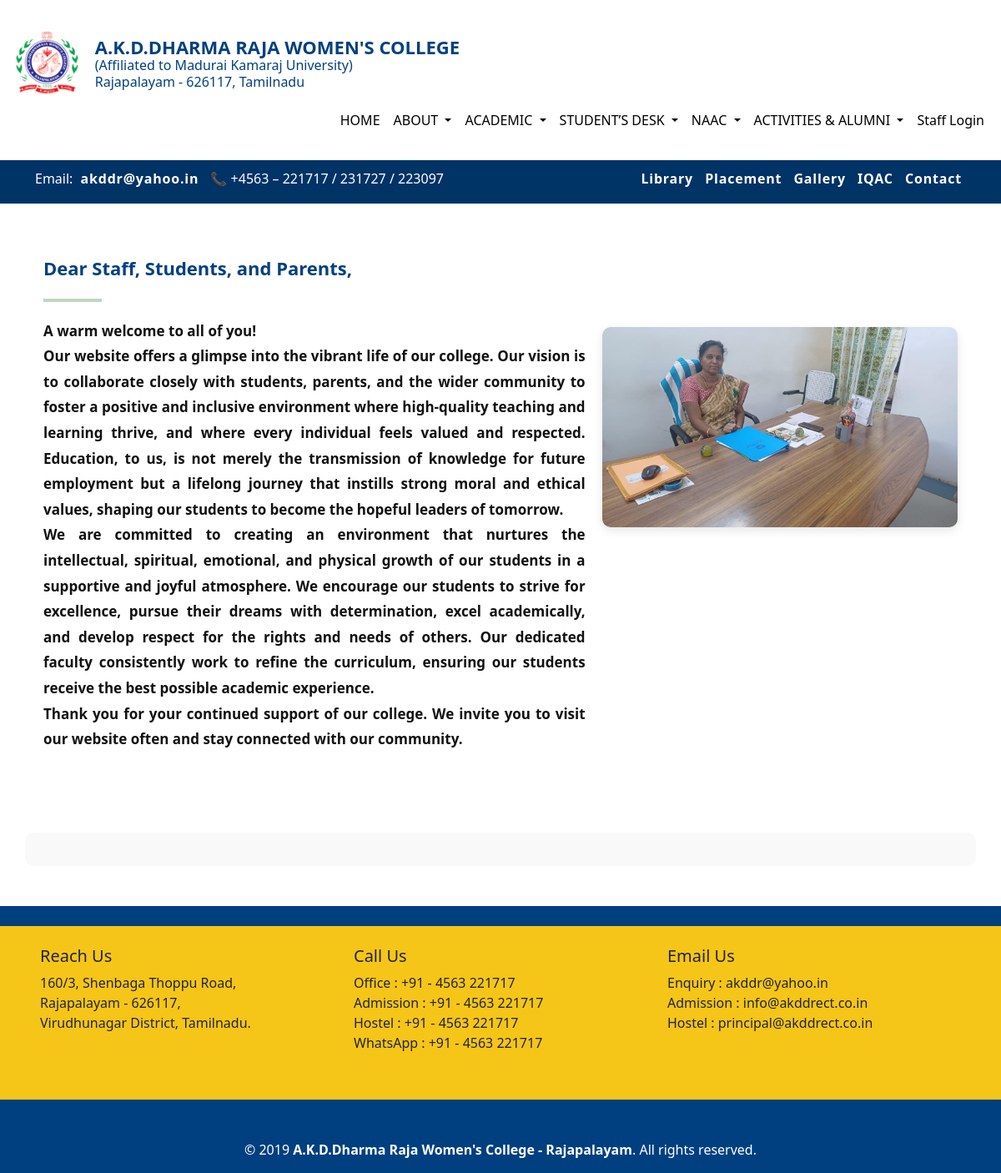
Page /about/4/ on the earlier database version.
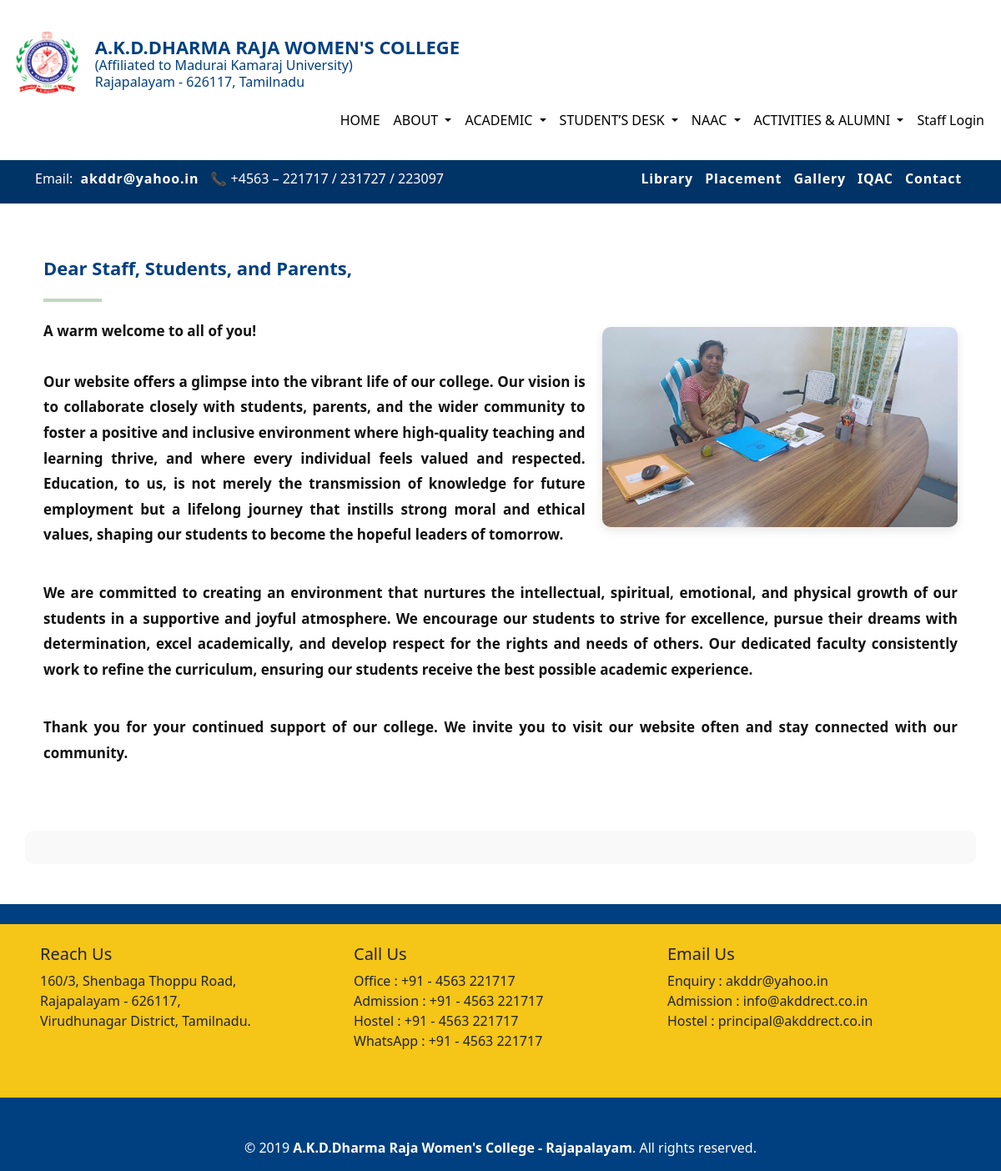
Same page on the later database version.
### homepage/models.py (models this page shows, shortened)
class AboutContentBlock(models.Model):
    submenu = models.ForeignKey(AboutSubmenu, on_delete=models.CASCADE, related_name='content_blocks')
    heading = models.CharField(max_length=200, blank=True, null=True)
    content = models.TextField(blank=True, null=True)
    table_html = models.TextField(blank=True, null=True)
    image = models.ImageField(upload_to='about/images/', blank=True, null=True)
    pdf = models.FileField(upload_to='about/pdfs/', blank=True, null=True)

### homepage/views.py (the view)
# urls.py: path('about/<int:submenu_id>/', views.about_submenu_detail, name='about_detail'),
def about_submenu_detail(request, submenu_id):
    submenu = get_object_or_404(AboutSubmenu, id=submenu_id)
    content_blocks = submenu.content_blocks.all()
    return render(request, 'about/about_detail.html', {
        'submenu': submenu,
        'content_blocks': content_blocks,
    })

### homepage/context_processors.py (called while the page is built)
def basic_info(request):
    parents = ActivitySection.objects.filter(parent__isnull=True).prefetch_related(
    Prefetch('children', queryset=ActivitySection.objects.filter(parent__isnull=False))
    )
    return {
        "college_info" : HomePageContent.objects.first(),
        'slider_images': SliderImage.objects.all(),
        'quick_links': HomeQuickLink.objects.all(),
        "about_menus": AboutSubmenu.objects.all(),
        "student_desk_menus": StudentDeskMenu.objects.all(),
        "submenus": NAACSubmenu.objects.all(),
        "nav_sections":parents,
    }

def academic_menu_processor(request):
    return {
        'academic_submenus': AcademicSubMenu.objects.all().order_by('order')
    }

def department_list(request):
    departments = Department.objects.all()
    return {
        'departments': departments
    }

def homepage_counters(request):
    counters = HomepageCounter.objects.all().order_by('order')
    return {'homepage_counters': counters}

### homepage/templates/about/about_detail.html (shortened to what this page needs)
{% extends "homepage/base.html" %}
{% load static %}
{% block fullwidth %}
<div class="container my-5">
  {% if content_blocks %}
    {% for block in content_blocks %}
      <div class="about-block">
        <div class="about-text">
          {% if block.heading %}
            <div class="about-heading">{{ block.heading }}</div>
            <hr class="about-divider">
          {% endif %}
       {% if block.content %}
           <div class="about-content">
          {{ block.content|linebreaks }}
       </div>
       {% endif %}
        </div>
        {% if block.image %}
          <div class="about-image">
            <img src="{{ block.image.url }}" alt="{{ block.heading }}">
          </div>
        {% endif %}
      </div>
    {% endfor %}
  {% else %}
    <p class="text-muted">No content available.</p>
  {% endif %}
</div>
{% endblock %}

Differences in the rows shown:
changed AboutContentBlock "Dear Staff, Students, and Parents,": content "…hopeful leaders of tomorrow. We are committed to creating an environment that nurtures the intellectual, spiritual, emotional, and physical growth of our students in a supportive and joyful atmosphere. We encourage our students to strive for excellence, pursue their dreams with determination, excel academically, and develop respect for the rights and needs of others. Our dedicated faculty consistently work to refine the curriculum, ensuring our students receive the best possible academic experience. Thank you for your continued support of our college. We invite you to visit our website often and stay connected with our community." → "…hopeful leaders of tomorrow."
now on this page (row edited): AboutContentBlock: content "We are committed to creating an environment that nurtures the intellectual, spiritual, emotional, and physical growth of our students in a supportive and joyful atmosphere. We encourage our students to strive for excellence, pursue their dreams with determination, excel academically, and develop respect for the rights and needs of others. Our dedicated faculty consistently work to refine the curriculum, ensuring our students receive the best possible academic experience."
added AboutContentBlock: content "Thank you for your continued support of our college. We invite you to visit our website often and stay connected with our community."
